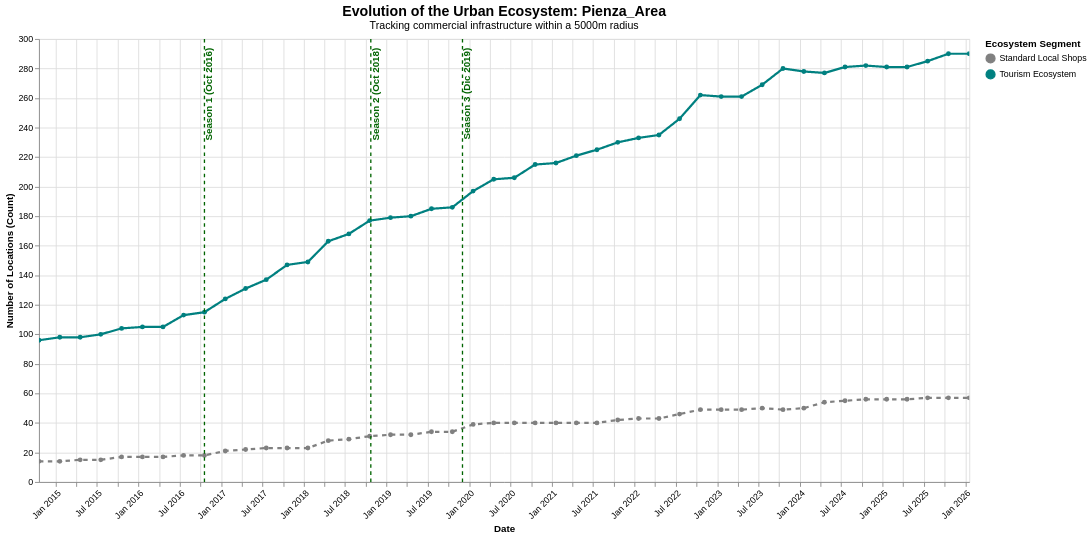

Here is the Vega-Lite specification saved for this chart:
### Vega-Lite specification from a JSON file in a GitHub repository (floating-point values rounded to 4 significant figures)
{"config": {"view": {"continuousWidth": 300, "continuousHeight": 300}}, "layer": [{"data": {"name": "data-1aafae4a391469f40e679f614bf40b08"}, "mark": {"type": "line", "point": true, "strokeWidth": 2.5}, "encoding": {"color": {"field": "Category", "legend": {"orient": "right", "title": "Ecosystem Segment"}, "scale": {"domain": ["Standard Local Shops", "Tourism Ecosystem"], "range": ["gray", "teal"]}, "type": "nominal"}, "strokeDash": {"field": "Category", "legend": null, "scale": {"domain": ["Standard Local Shops", "Tourism Ecosystem"], "range": [[5, 5], [1, 0]]}, "type": "nominal"}, "tooltip": [{"field": "timestamp", "format": "%b %Y", "title": "Date", "type": "temporal"}, {"field": "Category", "title": "Segment", "type": "nominal"}, {"field": "value", "title": "Active Locations", "type": "quantitative"}], "x": {"axis": {"format": "%b %Y", "labelAngle": -45}, "field": "timestamp", "title": "Date", "type": "temporal"}, "y": {"field": "value", "title": "Number of Locations (Count)", "type": "quantitative"}}, "name": "view_5b2d0863ca0ed036_0"}, {"data": {"name": "data-badc6c999927d86d7f36975340d3992e"}, "mark": {"type": "rule", "size": 1.5, "strokeDash": [4, 4]}, "encoding": {"color": {"field": "Color", "scale": null, "type": "nominal"}, "x": {"field": "Date", "type": "temporal"}}}, {"data": {"name": "data-badc6c999927d86d7f36975340d3992e"}, "mark": {"type": "text", "align": "right", "angle": 270, "baseline": "top", "dx": 5, "fontSize": 11, "fontWeight": "bold"}, "encoding": {"color": {"field": "Color", "scale": null, "type": "nominal"}, "text": {"field": "Event", "type": "nominal"}, "x": {"field": "Date", "type": "temporal"}, "y": {"value": 15}}}], "height": 500, "params": [{"name": "param_1e9efca18e7a2868", "select": {"type": "interval", "encodings": ["x", "y"]}, "bind": "scales", "views": ["view_5b2d0863ca0ed036_0"]}], "title": {"text": "Evolution of the Urban Ecosystem: Pienza_Area", "fontSize": 16, "subtitle": "Tracking commercial infrastructure within a 5000m radius", "subtitleFontSize": 12}, "width": 1050, "$schema": "https://vega.github.io/schema/vega-lite/v6.4.1.json", "datasets": {"data-1aafae4a391469f40e679f614bf40b08": [{"timestamp": "2014-10-18T00:00:00", "is_tourist_related": false, "value": 14.0, "Category": "Standard Local Shops"}, {"timestamp": "2014-10-18T00:00:00", "is_tourist_related": true, "value": 96.0, "Category": "Tourism Ecosystem"}, {"timestamp": "2015-01-18T00:00:00", "is_tourist_related": false, "value": 14.0, "Category": "Standard Local Shops"}, {"timestamp": "2015-01-18T00:00:00", "is_tourist_related": true, "value": 98.0, "Category": "Tourism Ecosystem"}, {"timestamp": "2015-04-18T00:00:00", "is_tourist_related": false, "value": 15.0, "Category": "Standard Local Shops"}, {"timestamp": "2015-04-18T00:00:00", "is_tourist_related": true, "value": 98.0, "Category": "Tourism Ecosystem"}, {"timestamp": "2015-07-18T00:00:00", "is_tourist_related": false, "value": 15.0, "Category": "Standard Local Shops"}, {"timestamp": "2015-07-18T00:00:00", "is_tourist_related": true, "value": 100.0, "Category": "Tourism Ecosystem"}, {"timestamp": "2015-10-18T00:00:00", "is_tourist_related": false, "value": 17.0, "Category": "Standard Local Shops"}, {"timestamp": "2015-10-18T00:00:00", "is_tourist_related": true, "value": 104.0, "Category": "Tourism Ecosystem"}, {"timestamp": "2016-01-18T00:00:00", "is_tourist_related": false, "value": 17.0, "Category": "Standard Local Shops"}, {"timestamp": "2016-01-18T00:00:00", "is_tourist_related": true, "value": 105.0, "Category": "Tourism Ecosystem"}, {"timestamp": "2016-04-18T00:00:00", "is_tourist_related": false, "value": 17.0, "Category": "Standard Local Shops"}, {"timestamp": "2016-04-18T00:00:00", "is_tourist_related": true, "value": 105.0, "Category": "Tourism Ecosystem"}, {"timestamp": "2016-07-18T00:00:00", "is_tourist_related": false, "value": 18.0, "Category": "Standard Local Shops"}, {"timestamp": "2016-07-18T00:00:00", "is_tourist_related": true, "value": 113.0, "Category": "Tourism Ecosystem"}, {"timestamp": "2016-10-18T00:00:00", "is_tourist_related": false, "value": 18.0, "Category": "Standard Local Shops"}, {"timestamp": "2016-10-18T00:00:00", "is_tourist_related": true, "value": 115.0, "Category": "Tourism Ecosystem"}, {"timestamp": "2017-01-18T00:00:00", "is_tourist_related": false, "value": 21.0, "Category": "Standard Local Shops"}, {"timestamp": "2017-01-18T00:00:00", "is_tourist_related": true, "value": 124.0, "Category": "Tourism Ecosystem"}, {"timestamp": "2017-04-18T00:00:00", "is_tourist_related": false, "value": 22.0, "Category": "Standard Local Shops"}, {"timestamp": "2017-04-18T00:00:00", "is_tourist_related": true, "value": 131.0, "Category": "Tourism Ecosystem"}, {"timestamp": "2017-07-18T00:00:00", "is_tourist_related": false, "value": 23.0, "Category": "Standard Local Shops"}, {"timestamp": "2017-07-18T00:00:00", "is_tourist_related": true, "value": 137.0, "Category": "Tourism Ecosystem"}, {"timestamp": "2017-10-18T00:00:00", "is_tourist_related": false, "value": 23.0, "Category": "Standard Local Shops"}, {"timestamp": "2017-10-18T00:00:00", "is_tourist_related": true, "value": 147.0, "Category": "Tourism Ecosystem"}, {"timestamp": "2018-01-18T00:00:00", "is_tourist_related": false, "value": 23.0, "Category": "Standard Local Shops"}, {"timestamp": "2018-01-18T00:00:00", "is_tourist_related": true, "value": 149.0, "Category": "Tourism Ecosystem"}, {"timestamp": "2018-04-18T00:00:00", "is_tourist_related": false, "value": 28.0, "Category": "Standard Local Shops"}, {"timestamp": "2018-04-18T00:00:00", "is_tourist_related": true, "value": 163.0, "Category": "Tourism Ecosystem"}, {"timestamp": "2018-07-18T00:00:00", "is_tourist_related": false, "value": 29.0, "Category": "Standard Local Shops"}, {"timestamp": "2018-07-18T00:00:00", "is_tourist_related": true, "value": 168.0, "Category": "Tourism Ecosystem"}, {"timestamp": "2018-10-18T00:00:00", "is_tourist_related": false, "value": 31.0, "Category": "Standard Local Shops"}, {"timestamp": "2018-10-18T00:00:00", "is_tourist_related": true, "value": 177.0, "Category": "Tourism Ecosystem"}, {"timestamp": "2019-01-18T00:00:00", "is_tourist_related": false, "value": 32.0, "Category": "Standard Local Shops"}, {"timestamp": "2019-01-18T00:00:00", "is_tourist_related": true, "value": 179.0, "Category": "Tourism Ecosystem"}, {"timestamp": "2019-04-18T00:00:00", "is_tourist_related": false, "value": 32.0, "Category": "Standard Local Shops"}, {"timestamp": "2019-04-18T00:00:00", "is_tourist_related": true, "value": 180.0, "Category": "Tourism Ecosystem"}, {"timestamp": "2019-07-18T00:00:00", "is_tourist_related": false, "value": 34.0, "Category": "Standard Local Shops"}, {"timestamp": "2019-07-18T00:00:00", "is_tourist_related": true, "value": 185.0, "Category": "Tourism Ecosystem"}, {"timestamp": "2019-10-18T00:00:00", "is_tourist_related": false, "value": 34.0, "Category": "Standard Local Shops"}, {"timestamp": "2019-10-18T00:00:00", "is_tourist_related": true, "value": 186.0, "Category": "Tourism Ecosystem"}, {"timestamp": "2020-01-18T00:00:00", "is_tourist_related": false, "value": 39.0, "Category": "Standard Local Shops"}, {"timestamp": "2020-01-18T00:00:00", "is_tourist_related": true, "value": 197.0, "Category": "Tourism Ecosystem"}, {"timestamp": "2020-04-18T00:00:00", "is_tourist_related": false, "value": 40.0, "Category": "Standard Local Shops"}, {"timestamp": "2020-04-18T00:00:00", "is_tourist_related": true, "value": 205.0, "Category": "Tourism Ecosystem"}, {"timestamp": "2020-07-18T00:00:00", "is_tourist_related": false, "value": 40.0, "Category": "Standard Local Shops"}, {"timestamp": "2020-07-18T00:00:00", "is_tourist_related": true, "value": 206.0, "Category": "Tourism Ecosystem"}, {"timestamp": "2020-10-18T00:00:00", "is_tourist_related": false, "value": 40.0, "Category": "Standard Local Shops"}, {"timestamp": "2020-10-18T00:00:00", "is_tourist_related": true, "value": 215.0, "Category": "Tourism Ecosystem"}, {"timestamp": "2021-01-18T00:00:00", "is_tourist_related": false, "value": 40.0, "Category": "Standard Local Shops"}, {"timestamp": "2021-01-18T00:00:00", "is_tourist_related": true, "value": 216.0, "Category": "Tourism Ecosystem"}, {"timestamp": "2021-04-18T00:00:00", "is_tourist_related": false, "value": 40.0, "Category": "Standard Local Shops"}, {"timestamp": "2021-04-18T00:00:00", "is_tourist_related": true, "value": 221.0, "Category": "Tourism Ecosystem"}, {"timestamp": "2021-07-18T00:00:00", "is_tourist_related": false, "value": 40.0, "Category": "Standard Local Shops"}, {"timestamp": "2021-07-18T00:00:00", "is_tourist_related": true, "value": 225.0, "Category": "Tourism Ecosystem"}, {"timestamp": "2021-10-18T00:00:00", "is_tourist_related": false, "value": 42.0, "Category": "Standard Local Shops"}, {"timestamp": "2021-10-18T00:00:00", "is_tourist_related": true, "value": 230.0, "Category": "Tourism Ecosystem"}, {"timestamp": "2022-01-18T00:00:00", "is_tourist_related": false, "value": 43.0, "Category": "Standard Local Shops"}, {"timestamp": "2022-01-18T00:00:00", "is_tourist_related": true, "value": 233.0, "Category": "Tourism Ecosystem"}, {"timestamp": "2022-04-18T00:00:00", "is_tourist_related": false, "value": 43.0, "Category": "Standard Local Shops"}, {"timestamp": "2022-04-18T00:00:00", "is_tourist_related": true, "value": 235.0, "Category": "Tourism Ecosystem"}, {"timestamp": "2022-07-18T00:00:00", "is_tourist_related": false, "value": 46.0, "Category": "Standard Local Shops"}, {"timestamp": "2022-07-18T00:00:00", "is_tourist_related": true, "value": 246.0, "Category": "Tourism Ecosystem"}, {"timestamp": "2022-10-18T00:00:00", "is_tourist_related": false, "value": 49.0, "Category": "Standard Local Shops"}, {"timestamp": "2022-10-18T00:00:00", "is_tourist_related": true, "value": 262.0, "Category": "Tourism Ecosystem"}, {"timestamp": "2023-01-18T00:00:00", "is_tourist_related": false, "value": 49.0, "Category": "Standard Local Shops"}, {"timestamp": "2023-01-18T00:00:00", "is_tourist_related": true, "value": 261.0, "Category": "Tourism Ecosystem"}, {"timestamp": "2023-04-18T00:00:00", "is_tourist_related": false, "value": 49.0, "Category": "Standard Local Shops"}, {"timestamp": "2023-04-18T00:00:00", "is_tourist_related": true, "value": 261.0, "Category": "Tourism Ecosystem"}, {"timestamp": "2023-07-18T00:00:00", "is_tourist_related": false, "value": 50.0, "Category": "Standard Local Shops"}, {"timestamp": "2023-07-18T00:00:00", "is_tourist_related": true, "value": 269.0, "Category": "Tourism Ecosystem"}, {"timestamp": "2023-10-18T00:00:00", "is_tourist_related": false, "value": 49.0, "Category": "Standard Local Shops"}, {"timestamp": "2023-10-18T00:00:00", "is_tourist_related": true, "value": 280.0, "Category": "Tourism Ecosystem"}, {"timestamp": "2024-01-18T00:00:00", "is_tourist_related": false, "value": 50.0, "Category": "Standard Local Shops"}, {"timestamp": "2024-01-18T00:00:00", "is_tourist_related": true, "value": 278.0, "Category": "Tourism Ecosystem"}, {"timestamp": "2024-04-18T00:00:00", "is_tourist_related": false, "value": 54.0, "Category": "Standard Local Shops"}, {"timestamp": "2024-04-18T00:00:00", "is_tourist_related": true, "value": 277.0, "Category": "Tourism Ecosystem"}, {"timestamp": "2024-07-18T00:00:00", "is_tourist_related": false, "value": 55.0, "Category": "Standard Local Shops"}, {"timestamp": "2024-07-18T00:00:00", "is_tourist_related": true, "value": 281.0, "Category": "Tourism Ecosystem"}, {"timestamp": "2024-10-18T00:00:00", "is_tourist_related": false, "value": 56.0, "Category": "Standard Local Shops"}, {"timestamp": "2024-10-18T00:00:00", "is_tourist_related": true, "value": 282.0, "Category": "Tourism Ecosystem"}, {"timestamp": "2025-01-18T00:00:00", "is_tourist_related": false, "value": 56.0, "Category": "Standard Local Shops"}, {"timestamp": "2025-01-18T00:00:00", "is_tourist_related": true, "value": 281.0, "Category": "Tourism Ecosystem"}, {"timestamp": "2025-04-18T00:00:00", "is_tourist_related": false, "value": 56.0, "Category": "Standard Local Shops"}, {"timestamp": "2025-04-18T00:00:00", "is_tourist_related": true, "value": 281.0, "Category": "Tourism Ecosystem"}, {"timestamp": "2025-07-18T00:00:00", "is_tourist_related": false, "value": 57.0, "Category": "Standard Local Shops"}, {"timestamp": "2025-07-18T00:00:00", "is_tourist_related": true, "value": 285.0, "Category": "Tourism Ecosystem"}, {"timestamp": "2025-10-18T00:00:00", "is_tourist_related": false, "value": 57.0, "Category": "Standard Local Shops"}, {"timestamp": "2025-10-18T00:00:00", "is_tourist_related": true, "value": 290.0, "Category": "Tourism Ecosystem"}, {"timestamp": "2026-01-18T00:00:00", "is_tourist_related": false, "value": 57.0, "Category": "Standard Local Shops"}, {"timestamp": "2026-01-18T00:00:00", "is_tourist_related": true, "value": 290.0, "Category": "Tourism Ecosystem"}], "data-badc6c999927d86d7f36975340d3992e": [{"Date": "2016-10-18T00:00:00", "Event": "Season 1 (Oct 2016)", "Color": "#006400"}, {"Date": "2018-10-23T00:00:00", "Event": "Season 2 (Oct 2018)", "Color": "#006400"}, {"Date": "2019-12-02T00:00:00", "Event": "Season 3 (Dic 2019)", "Color": "#006400"}]}}
